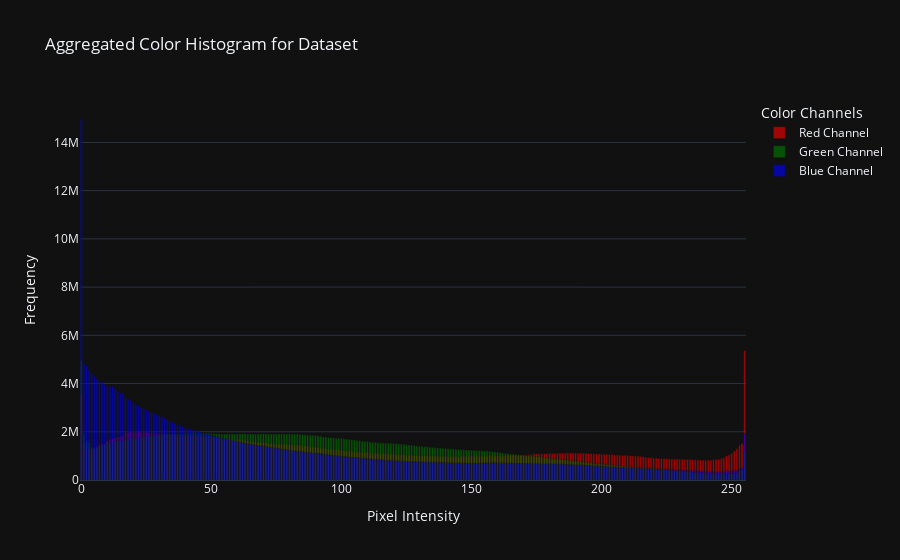

This figure's notebook cell:
### Markdown cell above
**Average Color Distribution for Flowers Dataset**

The bar chart shows the average color intensity distribution in the Flowers dataset across the RGB channels:

- **Red Channel**: Dominates the distribution, likely due to the frequent presence of red-colored flowers.
- **Green Channel**: The second highest intensity, which can be attributed to the natural backgrounds like leaves and grass.
- **Blue Channel**: Displays the lowest intensity, indicating a smaller presence of blue tones in the dataset.

This distribution highlights the dominant colors in the Flowers dataset, which can significantly influence the model's performance, especially in tasks that rely on color features for classification.

### Code cell
# Histogram

fig_histogram = go.Figure()

fig_histogram.add_trace(go.Bar(
    x=np.arange(256), 
    y=hist_r, 
    name='Red Channel',
    marker_color='red',
    opacity=0.6
))

fig_histogram.add_trace(go.Bar(
    x=np.arange(256), 
    y=hist_g, 
    name='Green Channel',
    marker_color='green',
    opacity=0.6
))

fig_histogram.add_trace(go.Bar(
    x=np.arange(256), 
    y=hist_b, 
    name='Blue Channel',
    marker_color='blue',
    opacity=0.6
))

fig_histogram.update_layout(
    title="Aggregated Color Histogram for Dataset",
    xaxis_title="Pixel Intensity",
    yaxis_title="Frequency",
    barmode='overlay',
    legend_title="Color Channels"
)

fig_histogram.show()

### Figure 1 — Plotly figure (JSON) as saved in the notebook; plotly's stock layout.template omitted (floating-point values rounded to 4 significant figures; data arrays with more than 128 entries replaced by an {"elided": "..."} marker saying what was removed)
{"data": [{"marker": {"color": "red"}, "name": "Red Channel", "opacity": 0.6, "x": {"elided": "256 int values"}, "y": {"elided": "256 float values"}, "type": "bar"}, {"marker": {"color": "green"}, "name": "Green Channel", "opacity": 0.6, "x": {"elided": "256 int values"}, "y": {"elided": "256 float values"}, "type": "bar"}, {"marker": {"color": "blue"}, "name": "Blue Channel", "opacity": 0.6, "x": {"elided": "256 int values"}, "y": {"elided": "256 float values"}, "type": "bar"}], "layout": {"title": {"text": "Aggregated Color Histogram for Dataset"}, "xaxis": {"title": {"text": "Pixel Intensity"}}, "yaxis": {"title": {"text": "Frequency"}}, "barmode": "overlay", "legend": {"title": {"text": "Color Channels"}}}}
